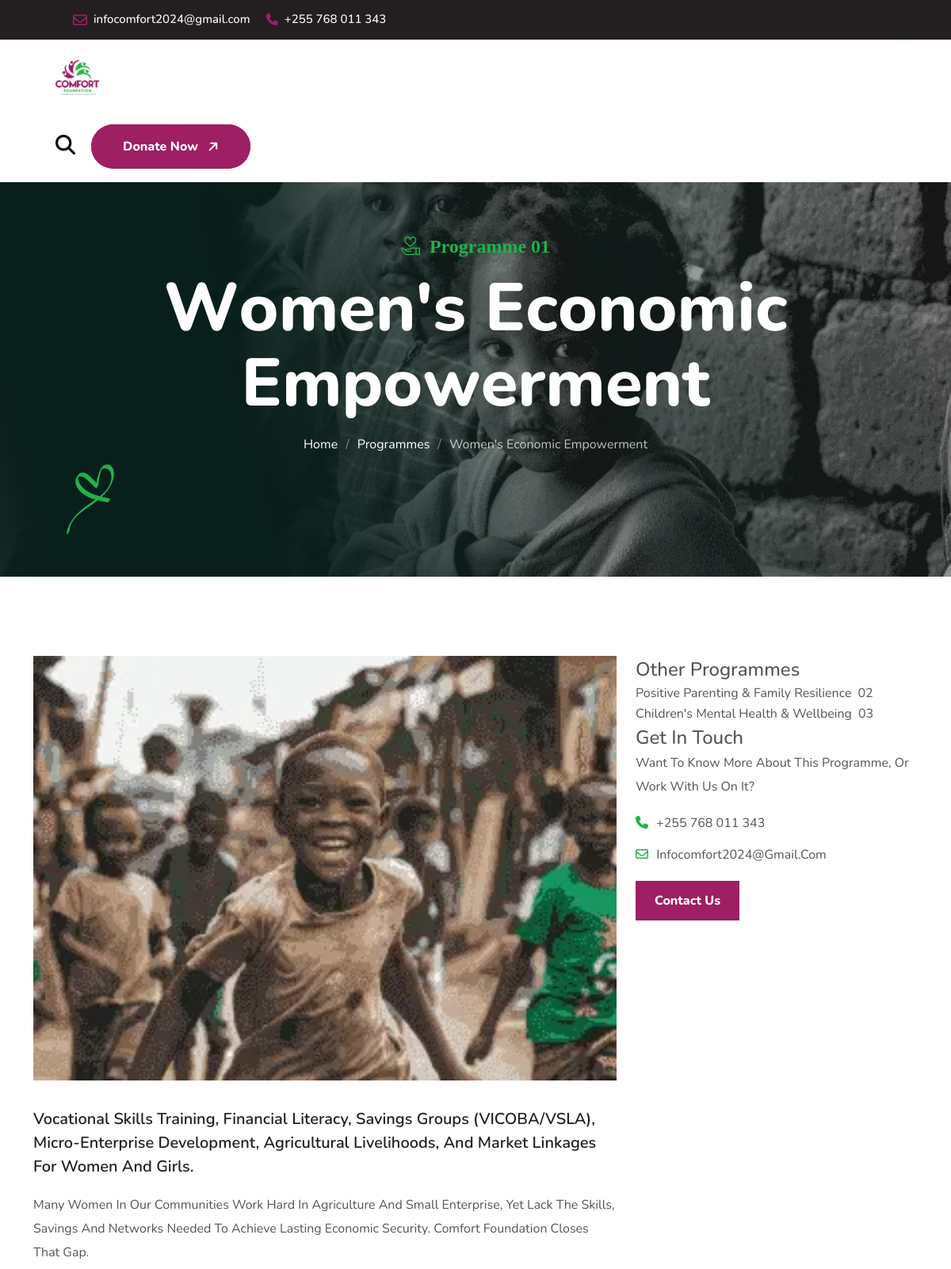
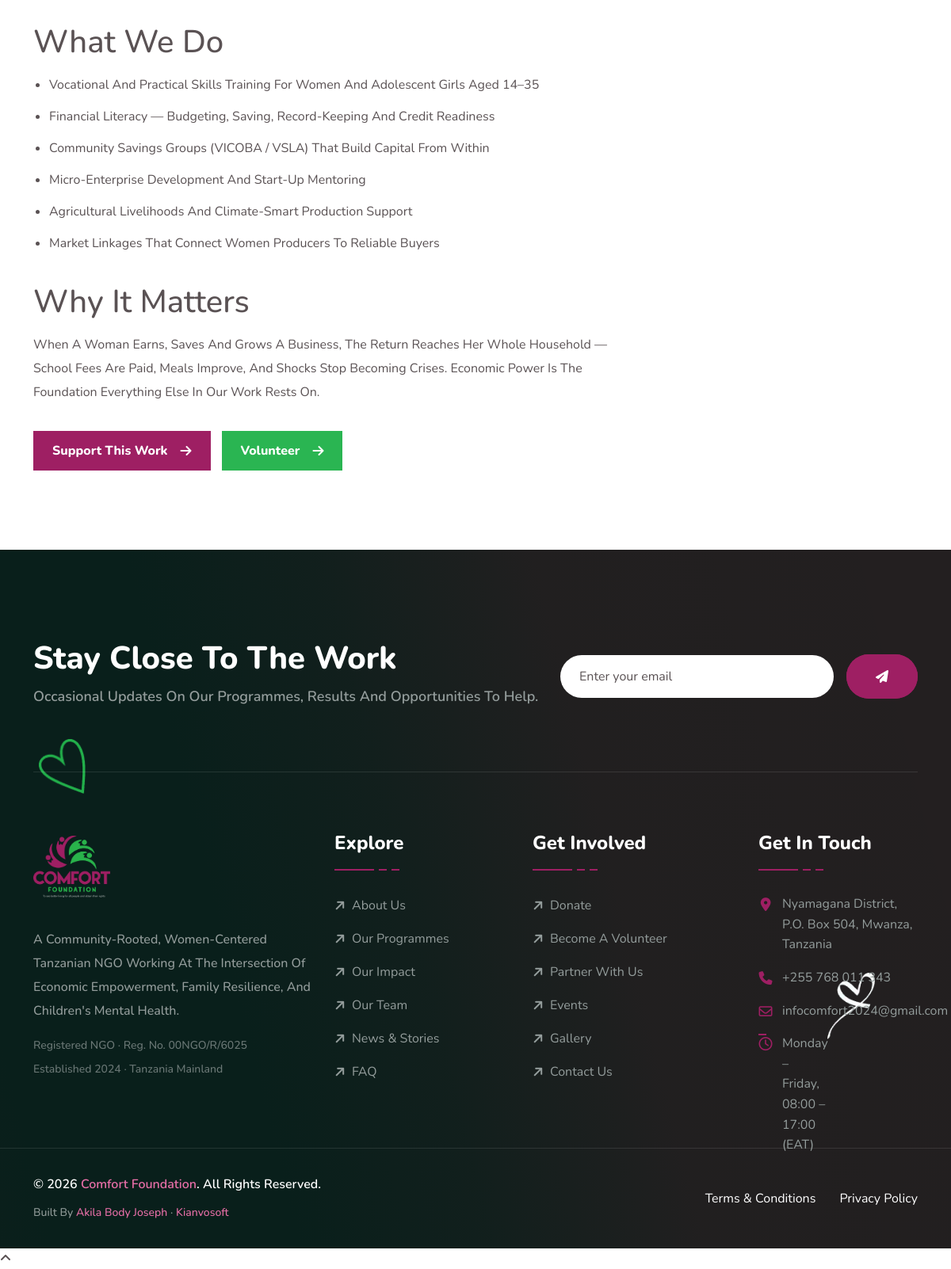
Page /programs/womens-economic-empowerment (signed in) on the committed database (2 pictures, top to bottom).
### tables this page shows
CREATE TABLE IF NOT EXISTS `programs` (
  `id`         INT UNSIGNED NOT NULL AUTO_INCREMENT,
  `slug`       VARCHAR(160) NOT NULL,
  `number`     VARCHAR(8)   NOT NULL DEFAULT '',
  `title`      VARCHAR(190) NOT NULL,
  `icon`       VARCHAR(60)  NOT NULL DEFAULT 'icon-education',
  `summary`    TEXT         NULL,
  `body`       MEDIUMTEXT   NULL,
  `image`      VARCHAR(255) NULL,
  `goal_amount`   DECIMAL(12,2) NOT NULL DEFAULT 0,
  `raised_amount` DECIMAL(12,2) NOT NULL DEFAULT 0,
  `is_published`  TINYINT(1) NOT NULL DEFAULT 1,
  `sort_order` INT          NOT NULL DEFAULT 0,
  `created_at` DATETIME     NOT NULL DEFAULT CURRENT_TIMESTAMP,
  `updated_at` DATETIME     NOT NULL DEFAULT CURRENT_TIMESTAMP ON UPDATE CURRENT_TIMESTAMP,
  PRIMARY KEY (`id`),
  UNIQUE KEY `uq_programs_slug` (`slug`),
  KEY `ix_programs_pub` (`is_published`,`sort_order`)
);

### app/database.php (called while the page is built, shortened)
<?php
function db(): PDO
{
    static $pdo = null;
    if ($pdo instanceof PDO) {
        return $pdo;
    }
    $cfg = $GLOBALS['cf_config']['db'];
    $dsn = trim((string) ($cfg['dsn'] ?? ''));
    if ($dsn === '') {
        $dsn = sprintf(
            'mysql:host=%s;dbname=%s;charset=%s',
            $cfg['host'],
            $cfg['name'],
            $cfg['charset'] ?? 'utf8mb4'
        );
    }
    try {
        $pdo = new PDO($dsn, $cfg['user'], $cfg['pass'], [
            PDO::ATTR_ERRMODE            => PDO::ERRMODE_EXCEPTION,
            PDO::ATTR_DEFAULT_FETCH_MODE => PDO::FETCH_ASSOC,
            PDO::ATTR_EMULATE_PREPARES   => false,
            PDO::ATTR_STRINGIFY_FETCHES  => false,
        ]);
    } catch (PDOException $e) {
        error_log('[Comfort Foundation] DB connection failed: ' . $e->getMessage());
        if (!empty($GLOBALS['cf_config']['debug'])) {
            http_response_code(500);
            exit('Database connection failed: ' . htmlspecialchars($e->getMessage(), ENT_QUOTES, 'UTF-8'));
        }
        http_response_code(503);
        exit('The site is temporarily unavailable. Please try again shortly.');
    }
    return $pdo;
}
function q(string $sql, array $params = []): PDOStatement
{
    $stmt = db()->prepare($sql);
    $stmt->execute($params);
    return $stmt;
}
function one(string $sql, array $params = []): ?array
{
    $row = q($sql, $params)->fetch();
    return $row === false ? null : $row;
}
function all(string $sql, array $params = []): array
{
    return q($sql, $params)->fetchAll();
}
function db_ready(): bool
{
    static $ready = null;
    if ($ready !== null) {
        return $ready;
    }
    try {
        $ready = true;
    } catch (Throwable $e) {
        $ready = false;
    }
    return $ready;
}

### app/repository.php (called while the page is built, shortened)
<?php
function settings(): array
{
    static $cache = null;
    if ($cache !== null) {
        return $cache;
    }
    $cache = [];
    if (db_ready()) {
        foreach (all('SELECT key_name, value FROM settings') as $r) {
            $cache[$r['key_name']] = $r['value'];
        }
    }
    return $cache;
}
function setting(string $key, string $default = ''): string
{
    $s = settings();
    $v = $s[$key] ?? '';
    return ($v === null || $v === '') ? $default : (string) $v;
}
function social_links(): array
{
    $map = [
        'facebook'  => ['social_facebook',  'fa-brands fa-facebook-f', 'Facebook'],
        'twitter'   => ['social_twitter',   'fa-brands fa-twitter',    'X (Twitter)'],
        'instagram' => ['social_instagram', 'fa-brands fa-instagram',  'Instagram'],
        'linkedin'  => ['social_linkedin',  'fa-brands fa-linkedin-in','LinkedIn'],
        'youtube'   => ['social_youtube',   'fa-brands fa-youtube',    'YouTube'],
    ];
    $out = [];
    foreach ($map as $key => [$settingKey, $icon, $label]) {
        $url = setting($settingKey);
    }
    return $out;
}
function programs(int $limit = 0): array
{
    $sql = 'SELECT * FROM programs WHERE is_published = 1 ORDER BY sort_order, id';
    return all($sql);
}
function program_by_slug(string $slug): ?array
{
    return one('SELECT * FROM programs WHERE slug = ? AND is_published = 1 LIMIT 1', [$slug]);
}

### app/views/partials/nav.php (called while the page is built)
<?php
function cf_nav(): array
{
    return [
        ['label' => 'Home',    'href' => ''],
        ['label' => 'About',   'href' => 'about'],
        ['label' => 'Programmes', 'href' => 'programs', 'children' => array_merge(
            [['label' => 'All Programmes', 'href' => 'programs']],
            array_map(
                static fn(array $p): array => ['label' => $p['title'], 'href' => 'programs/' . $p['slug']],
                programs()
            )
        )],
        ['label' => 'Get Involved', 'href' => 'donate', 'children' => [
            ['label' => 'Donate',            'href' => 'donate'],
            ['label' => 'Become a Volunteer','href' => 'volunteer'],
            ['label' => 'Partner With Us',   'href' => 'partner'],
        ]],
        ['label' => 'News & Events', 'href' => 'news', 'children' => [
            ['label' => 'News & Stories', 'href' => 'news'],
            ['label' => 'Events',         'href' => 'events'],
            ['label' => 'Gallery',        'href' => 'gallery'],
        ]],
        ['label' => 'About Us More', 'href' => 'impact', 'children' => [
            ['label' => 'Our Impact', 'href' => 'impact'],
            ['label' => 'Our Team',   'href' => 'team'],
            ['label' => 'FAQ',        'href' => 'faq'],
        ]],
        ['label' => 'Contact', 'href' => 'contact'],
    ];
}

### app/views/pages/program-detail.php (the view, shortened to what this page needs)
<?php  $others = array_filter(programs(), static fn($p) => $p['id'] !== $program['id']); ?>
<section style="padding:100px 0;">
    <div class="container">
        <div class="row gutter-40">
            <div class="col-12 col-xl-8">
                <div data-aos="fade-up" data-aos-duration="1000">
                    <?= img($program['image'], ['alt' => $program['title'], 'class' => 'w-100', 'fallback' => 'assets/images/cause/one.webp']) ?>
                </div>
                <div class="cf-prose" style="margin-top:34px;">
                    <p style="font-size:20px;color:var(--cf-ink);font-weight:600;"><?= e($program['summary']) ?></p>
                    <?= safe_html($program['body']) ?>
                </div>
                <div class="cta" style="margin-top:34px;display:flex;gap:14px;flex-wrap:wrap;">
                    <a href="<?= e(url('donate')) ?>" class="btn--primary">Support This Work <i class="fa-solid fa-arrow-right"></i></a>
                    <a href="<?= e(url('volunteer')) ?>" class="btn--tertiary">Volunteer <i class="fa-solid fa-arrow-right"></i></a>
                </div>
            </div>
            <div class="col-12 col-xl-4">
                <div class="cm-details__sidebar">
                    <?php if ($others): ?>
                    <div class="cm-sidebar-widget" data-aos="fade-up" data-aos-duration="1000">
                        <div class="intro"><h5>Other Programmes</h5></div>
                        <div class="cm-categories">
                            <?php foreach ($others as $o): ?>
                            <a href="<?= e(url('programs/' . $o['slug'])) ?>"><span><?= e($o['title']) ?></span><span><?= e($o['number']) ?></span></a>
                            <?php endforeach; ?>
                        </div>
                    </div>
                    <?php endif; ?>
                    <div class="cm-sidebar-widget" data-aos="fade-up" data-aos-duration="1000">
                        <div class="intro"><h5>Get In Touch</h5></div>
                        <p style="margin-bottom:16px;">Want to know more about this programme, or work with us on it?</p>
                        <ul style="list-style:none;padding:0;margin:0 0 18px;">
                            <li style="margin-bottom:10px;"><i class="fa-solid fa-phone" style="color:var(--cf-green);width:22px"></i> <a href="<?= e(fmt_phone_link(setting('contact_phone_raw', setting('contact_phone')))) ?>"><?= e(setting('contact_phone')) ?></a></li>
                            <li><i class="fa-regular fa-envelope" style="color:var(--cf-green);width:22px"></i> <a href="mailto:<?= e(setting('contact_email')) ?>"><?= e(setting('contact_email')) ?></a></li>
                        </ul>
                        <a href="<?= e(url('contact')) ?>" class="btn--primary">Contact Us</a>
                    </div>
                </div>
            </div>
        </div>
    </div>
</section>

### app/helpers.php (shortened to what this page needs)
<?php
function e($value): string
{
    return htmlspecialchars((string) $value, ENT_QUOTES | ENT_SUBSTITUTE, 'UTF-8');
}
function safe_html(?string $html): string
{
    $allowed = '<p><br><strong><b><em><i><u><h2><h3><h4><h5><ul><ol><li>'
             . '<a><blockquote><img><figure><figcaption><hr><table><thead>'
             . '<tbody><tr><th><td><span>';
    $html = strip_tags((string) $html, $allowed);
    $html = preg_replace('/\son\w+\s*=\s*("[^"]*"|\'[^\']*\'|[^\s>]+)/i', '', $html) ?? '';
    $html = preg_replace('/(href|src)\s*=\s*("|\')\s*javascript:[^"\']*\2/i', '$1="#"', $html) ?? '';
    return $html;
}
function base_path(): string
{
    $configured = (string) ($GLOBALS['cf_config']['base_path'] ?? '');
    static $auto = null;
    if ($auto === null) {
        $dir = rtrim(str_replace('\\', '/', dirname((string) ($_SERVER['SCRIPT_NAME'] ?? ''))), '/');
        $auto = ($dir === '/' || $dir === '.') ? '' : $dir;
    }
    return $auto;
}
function url(string $path = ''): string
{
    $path = ltrim($path, '/');
    return base_path() . '/' . $path;
}
function abs_url(string $path = ''): string
{
    $site = rtrim((string) ($GLOBALS['cf_config']['site_url'] ?? ''), '/');
    return $site . url($path);
}
function media(?string $path, string $fallback = 'assets/images/blog/one.webp'): string
{
    $path = trim((string) $path);
    if ($path === '' || !is_file(CF_ROOT . '/' . ltrim($path, '/'))) {
        $path = $fallback;
    }
    return base_path() . '/' . ltrim($path, '/');
}
function img(?string $path, array $opts = []): string
{
    $src    = media($path, $opts['fallback'] ?? 'assets/images/blog/one.webp');
    $alt    = e($opts['alt'] ?? '');
    $class  = isset($opts['class']) ? ' class="' . e($opts['class']) . '"' : '';
    $lazy   = ($opts['lazy'] ?? true) ? ' loading="lazy" decoding="async"' : ' decoding="async" fetchpriority="high"';
    $w      = isset($opts['width'])  ? ' width="'  . (int) $opts['width']  . '"' : '';
    $h      = isset($opts['height']) ? ' height="' . (int) $opts['height'] . '"' : '';
    return '<img src="' . e($src) . '" alt="' . $alt . '"' . $class . $w . $h . $lazy . '>';
}
function in_section(string $prefix): bool
{
    $current = (string) ($GLOBALS['cf_route'] ?? '');
    $prefix  = trim($prefix, '/');
    return $current === $prefix || str_starts_with($current, $prefix . '/');
}
function fmt_phone_link(string $phone): string
{
    return 'tel:' . preg_replace('/[^0-9+]/', '', $phone);
}
function view(string $name, array $data = []): string
{
    $file = CF_APP . '/views/' . $name . '.php';
    extract($data, EXTR_SKIP);
    include $file;
    return (string) ob_get_clean();
}
function partial(string $name, array $data = []): void
{
    echo view('partials/' . $name, $data);
}
function render(string $page, array $data = []): void
{
    $data['content'] = view('pages/' . $page, $data);
    echo view('layouts/base', $data);
}

### rows in the picture
programs: image (picture), summary "Vocational Skills Training, Financial Literacy, Savings Groups (VICOBA/VSLA), Micro-Enterprise Development, Agricultural Livelihoods, And Market Linkages For Women And Girls.", body "Many Women In Our Communities Work Hard In Agriculture And Small Enterprise, Yet Lack The Skills, Savings And Networks Needed To Achieve Lasting Economic Security. Comfort Foundation Closes That Gap. What We Do Vocational And Practical Skills Training For Women And Adolescent Girls Aged 14–35 Financial Literacy — Budgeting, Saving, Record-Keeping And Credit Readiness Community Savings Groups (VICOBA / VSLA) That Build Capital From Within Micro-Enterprise Development And Start-Up Mentoring Agricultural Livelihoods And Climate-Smart Production Support Market Linkages That Connect Women Producers To Reliable Buyers Why It Matters When A Woman Earns, Saves And Grows A Business, The Return…"
programs: title "Positive Parenting & Family Resilience", number "02"
programs: title "Children's Mental Health & Wellbeing", number "03"

### other values in the picture
setting('contact_email') "infocomfort2024@gmail.com"
setting('contact_phone') "+255 768 011 343"
$eyebrow "Programme 01"
$label "Programmes"
$label "Women's Economic Empowerment"
setting('contact_email') "Infocomfort2024@gmail.com"
setting('site_short_intro') "A Community-Rooted, Women-Centered Tanzanian NGO Working At The Intersection Of Economic Empowerment, Family Resilience, And Children's Mental Health."
setting('reg_number') "00NGO/R/6025"
setting('established_year') "2024"
setting('coverage') "Tanzania Mainland"
setting('contact_address') "Nyamagana District, P.O. Box 504, Mwanza, Tanzania"
setting('office_hours') "Monday – Friday, 08:00 – 17:00 (EAT)"
setting('site_name') "Comfort Foundation"
